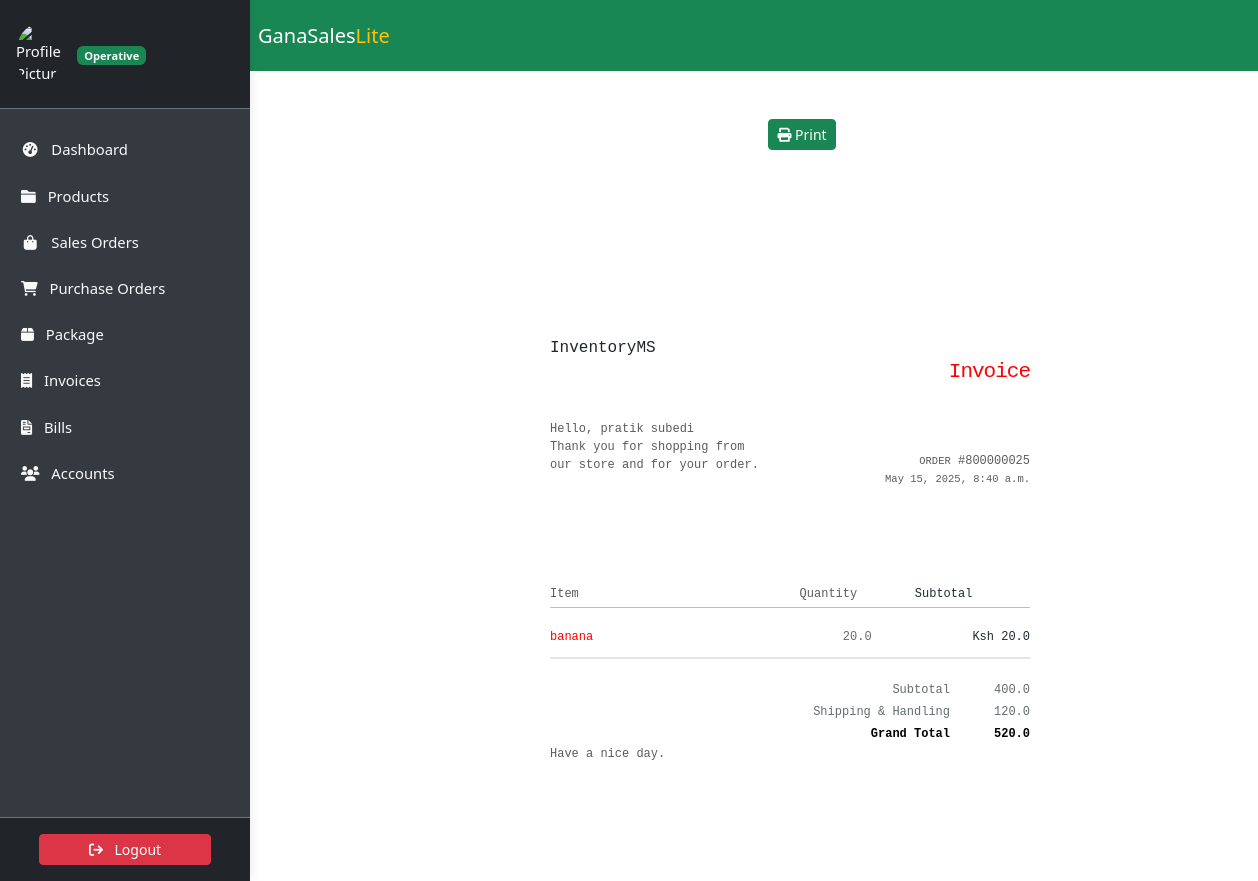
Screenshot of /invoice/invoice/-2/ with the database file from the repository.
### invoice/models.py (models this page shows, shortened)
class Invoice(models.Model):
    slug = AutoSlugField(unique=True, populate_from='date')
    date = models.DateTimeField(
        auto_now=True,
        verbose_name='Date (e.g., 2022/11/22)'
    )
    customer_name = models.CharField(max_length=30)
    contact_number = models.CharField(max_length=13)
    item = models.ForeignKey(Item, on_delete=models.CASCADE)
    price_per_item = models.FloatField(verbose_name='Price Per Item (Ksh)')
    quantity = models.FloatField(default=0.00)
    shipping = models.FloatField(verbose_name='Shipping and Handling')
    total = models.FloatField(
        verbose_name='Total Amount (Ksh)', editable=False
    )
    grand_total = models.FloatField(
        verbose_name='Grand Total (Ksh)', editable=False
    )

### store/models.py (models this page shows, shortened)
class Item(models.Model):
    slug = AutoSlugField(unique=True, populate_from='name')
    name = models.CharField(max_length=50)
    description = models.TextField(max_length=256)
    category = models.ForeignKey(Category, on_delete=models.CASCADE)
    quantity = models.IntegerField(default=0)
    price = models.FloatField(default=0)
    expiring_date = models.DateTimeField(null=True, blank=True)
    vendor = models.ForeignKey(Vendor, on_delete=models.SET_NULL, null=True)
    class Meta:
        ordering = ['name']
        verbose_name_plural = 'Items'

### invoice/views.py (the view, shortened to what this page needs)
class InvoiceDetailView(DetailView):
    model = Invoice
    template_name = 'invoice/invoicedetail.html'

### invoice/templates/invoice/invoicedetail.html (shortened to what this page needs)
{% extends 'store/base.html' %}
{% load crispy_forms_tags %}
{% block content %}
<div class="container text-center m-5">
<a class="btn btn-success btn-sm"><i class="fa fa-print"></i> Print</a>
</div>
<div class="container invoice-receipt p-5">
  <table width="100%" cellpadding="0" cellspacing="0" align="center" class="fullTable" >
    <tr>
      <td height="20"></td>
    </tr>
    <tr>
      <td>
        <table width="600" cellpadding="0" cellspacing="0" align="center" class="fullTable" style="border-radius: 10px 10px 0 0;">
          <tr class="hiddenMobile">
            <td height="40"></td>
          </tr>
          <tr class="visibleMobile">
            <td height="30"></td>
          </tr>
          <tr>
            <td>
              <table width="480" cellpadding="0" cellspacing="0" align="center" class="fullPadding">
                <tbody>
                  <tr>
                    <td>
                      <table width="220" cellpadding="0" cellspacing="0" align="left" class="col">
                        <tbody>
                          <tr>
                            <td align="left">InventoryMS</td>
                          </tr>
                          <tr class="hiddenMobile">
                            <td height="40"></td>
                          </tr>
                          <tr class="visibleMobile">
                            <td height="20"></td>
                          </tr>
                          <tr>
                            <td style="font-size: 12px; color: #5b5b5b;  line-height: 18px; vertical-align: top; text-align: left;">
                              Hello, {{invoice.customer_name}}
                              <br> Thank you for shopping from our store and for your order.
                            </td>
                          </tr>
                        </tbody>
                      </table>
                      <table width="220" cellpadding="0" cellspacing="0" align="right" class="col">
                        <tbody>
                          <tr class="visibleMobile">
                            <td height="20"></td>
                          </tr>
                          <tr>
                            <td height="5"></td>
                          </tr>
                          <tr>
                            <td style="font-size: 21px; color: #ff0000; letter-spacing: -1px;  line-height: 1; vertical-align: top; text-align: right;">
                              Invoice
                            </td>
                          </tr>
                          <tr>
                          <tr class="hiddenMobile">
                            <td height="50"></td>
                          </tr>
                          <tr class="visibleMobile">
                            <td height="20"></td>
                          </tr>
                          <tr>
                            <td style="font-size: 12px; color: #5b5b5b;  line-height: 18px; vertical-align: top; text-align: right;">
                              <small>ORDER</small> #800000025<br />
                              <small>{{invoice.date}}</small>
                            </td>
                          </tr>
                        </tbody>
                      </table>
                    </td>
                  </tr>
                </tbody>
              </table>
            </td>
          </tr>
        </table>
      </td>
    </tr>
  </table>
  <table width="100%" cellpadding="0" cellspacing="0" align="center" class="fullTable">
    <tbody>
      <tr>
        <td>
          <table width="600" cellpadding="0" cellspacing="0" align="center" class="fullTable">
            <tbody>
              <tr>
              <tr class="hiddenMobile">
                <td height="60"></td>
              </tr>
              <tr class="visibleMobile">
                <td height="40"></td>
              </tr>
              <tr>
                <td>
                  <table width="480" cellpadding="0" cellspacing="0" align="center" class="fullPadding">
                    <tbody>
                      <tr>
                        <th style="font-size: 12px;  color: #5b5b5b; font-weight: normal; line-height: 1; vertical-align: top; padding: 0 10px 7px 0;" width="52%" align="left">
                          Item
                        </th>
                        <th style="font-size: 12px;  color: #5b5b5b; font-weight: normal; line-height: 1; vertical-align: top; padding: 0 0 7px;" align="center">
                          Quantity
                        </th>
                        <th style="font-size: 12px;  color: #1e2b33; font-weight: normal; line-height: 1; vertical-align: top; padding: 0 0 7px;" align="right">
                          Subtotal
                        </th>
                      </tr>
                      <tr>
                        <td height="1" style="background: #bebebe;" colspan="4"></td>
                      </tr>
                      <tr>
                        <td height="10" colspan="4"></td>
                      </tr>
                      <tr>
                        <td style="font-size: 12px;  color: #ff0000;  line-height: 18px;  vertical-align: top; padding:10px 0;" class="article">
                          {{invoice.item.name}}
                        </td>
                        <td style="font-size: 12px;  color: #646a6e;  line-height: 18px;  vertical-align: top; padding:10px 0;" align="center">{{invoice.quantity}}</td>
                        <td style="font-size: 12px;  color: #1e2b33;  line-height: 18px;  vertical-align: top; padding:10px 0;" align="right">Ksh {{invoice.price_per_item}}</td>
                      </tr>
                      <tr>
                        <td height="1" colspan="4" style="border-bottom:1px solid #e4e4e4"></td>
                      </tr>
                      <tr>
                        <td height="1" colspan="4" style="border-bottom:1px solid #e4e4e4"></td>
                      </tr>
                    </tbody>
                  </table>
                </td>
              </tr>
              <tr>
                <td height="20"></td>
              </tr>
            </tbody>
          </table>
        </td>
      </tr>
    </tbody>
  </table>
  <table width="100%" cellpadding="0" cellspacing="0" align="center" class="fullTable">
    <tbody>
      <tr>
        <td>
          <table width="600" cellpadding="0" cellspacing="0" align="center" class="fullTable">
            <tbody>
              <tr>
                <td>
                  <table width="480" cellpadding="0" cellspacing="0" align="center" class="fullPadding">
                    <tbody>
                      <tr>
                        <td style="font-size: 12px;  color: #646a6e; line-height: 22px; vertical-align: top; text-align:right; ">
                          Subtotal
                        </td>
                        <td style="font-size: 12px;  color: #646a6e; line-height: 22px; vertical-align: top; text-align:right; white-space:nowrap;" width="80">
                          {{invoice.total}}
                        </td>
                      </tr>
                      <tr>
                        <td style="font-size: 12px;  color: #646a6e; line-height: 22px; vertical-align: top; text-align:right; ">
                          Shipping &amp; Handling
                        </td>
                        <td style="font-size: 12px;  color: #646a6e; line-height: 22px; vertical-align: top; text-align:right; ">
                          {{invoice.shipping}}
                        </td>
                      </tr>
                      <tr>
                        <td style="font-size: 12px;  color: #000; line-height: 22px; vertical-align: top; text-align:right; ">
                          <strong>Grand Total</strong>
                        </td>
                        <td style="font-size: 12px;  color: #000; line-height: 22px; vertical-align: top; text-align:right; ">
                          <strong>{{invoice.grand_total}}</strong>
                        </td>
                      </tr>
                    </tbody>
                  </table>
                </td>
              </tr>
            </tbody>
          </table>
        </td>
      </tr>
    </tbody>
  </table>
  <table width="100%" cellpadding="0" cellspacing="0" align="center" class="fullTable" >
    <tr>
      <td>
        <table width="600" cellpadding="0" cellspacing="0" align="center" class="fullTable" style="border-radius: 0 0 10px 10px;">
          <tr>
            <td>
              <table width="480" cellpadding="0" cellspacing="0" align="center" class="fullPadding">
                <tbody>
                  <tr>
                    <td style="font-size: 12px; color: #5b5b5b;  line-height: 18px; vertical-align: top; text-align: left;">
                      Have a nice day.
                    </td>
                  </tr>
                </tbody>
              </table>
            </td>
          </tr>
          <tr class="spacer">
            <td height="50"></td>
          </tr>
        </table>
      </td>
    </tr>
    <tr>
      <td height="20"></td>
    </tr>
  </table>
</div>
{% endblock %}

### static/css/style.css (style rules this page uses)
:root { --dk-gray-100: #f3f4f6; --dk-gray-200: #e5e7eb; --dk-gray-300: #d1d5db; --dk-gray-400: #9ca3af; --dk-gray-500: #6b7280; --dk-gray-600: #4b5563; --dk-gray-700: #374151; --dk-gray-800: #1f2937; --dk-gray-900: #111827; --dk-dark-bg: #313348; --dk-darker-bg: #2a2b3d; --navbar-bg-color: #6f6486; --sidebar-bg-color: #252636; --sidebar-width: 250px; --sidebar-expanded-width: 230px; --sidebar-collapsed-width: 100px; --sidebar-header-bg: #212529; --nav-link-color: #adb5bd; --nav-link-active-bg: #495057; --dropdown-menu-bg: #495057; --dropdown-item-color: #adb5bd; --dropdown-item-active-bg: #6c757d; --sidebar-separator-bg: #4caf50; --logo-separator-height: 60px; --sidebar-item-height: 50px; --submenu-item-height: 45px; }
* { margin: 0; padding: 0; box-sizing: border-box; }
body { font-family: "Inter", sans-serif; background-color: #fff; overflow-x: hidden; }
a { text-decoration: none; }

### invoice/templates/invoice/invoicedetail.html (style rules this page uses)
.invoice-receipt { display: block; margin-left: auto; margin-right: auto; height: fit-content; width: 50%; background-color: #ffffff; font-family: 'courier'; }

### rows the page displays
Invoice: customer_name "pratik subedi", date "May 15, 2025, 8:40 a.m.", item.name "banana", quantity "20.0", price_per_item "20.0", total "400.0", shipping "120.0", grand_total "520.0"
